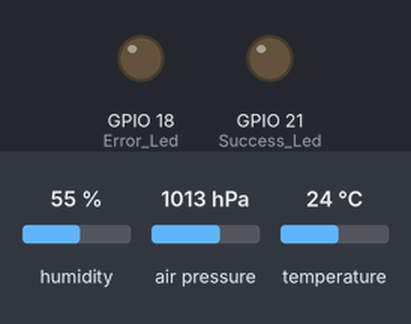
Recording of a program running on a simulated ESP32 board running MicroPython. Shown: output pins drawn as LEDs (lit = HIGH). The test bench sets the inputs (shaded band); at power-on: humidity 55 %, air pressure 1013 hPa, temperature 24 °C. WiFi joins after 1.5 s; the clock reads 2024-03-15 10:24:30 at power-on unless the program sets it; no MQTT or app messages arrive unless stated; library files of the repository ran but are not shown: bme280.py.

Above: at 0.1 s.
At 13.8 s:
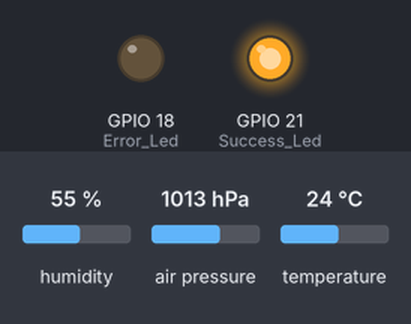
Timing chart, 0 to 16.3 s (numbered marks = the images above):
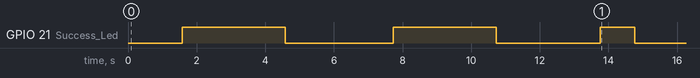

Measured:
- by itself, GPIO 21 (Success_Led): goes LOW 3.2 s, HIGH 3.0 s, LOW 3.0 s, HIGH 1.0 s, then LOW

The program:

main.py
```python
import ujson
from time import sleep, time
import sys
from machine import  Pin, I2C

import mqtt
import wifi
import bme280

Error_Led = Pin(18, Pin.OUT)
Success_Led = Pin(21, Pin.OUT)

i2c = I2C(0, scl=Pin(4), sda=Pin(2), freq=10000)
sensor = bme280.BME280(i2c=i2c)

last_sent_time = 0
sent_interval = 300 # 5mins


def main():
    global last_sent_time

    Success_Led.off()
    Error_Led.off()


    with open("env_vars.json") as file:
        config = ujson.load(file)

    # Tries to connect to wifi
    # Success - Green LED glows for 3 seconds
    # Failed - Red LED glows for 3 seconds then program stops executing
    try:
        is_connected = wifi.connect(
            config["ssid"],
            config["ssid_password"]
        )

        Success_Led.on()
        sleep(3)
        Success_Led.off()
        sleep(3)

    except OSError:
        Error_Led.on()
        sleep(3)
        Error_Led.off()
        sys.exit()

    # Create MQTT client
    # Success - Green glows for 3 seconds
    # Failed - Red LED glows for 3 seconds then program stops executing
    try:
        mqtt_client = mqtt.create_mqtt_client(
            config["mqtt_broker"],
            config["mqtt_port"],
            config["mqtt_username"],
            config["mqtt_password"]
        )

        mqtt_client.connect()

        Success_Led.on()
        sleep(3)
        Success_Led.off()
        sleep(3)

    except:
        Error_Led.on()
        sleep(3)
        Error_Led.off()
        sys.exit()

    # Wifi and MQTT are connected, now we have to read data from sensor and send it to esp32 each 5 mins
    while True:
        try:
            now = time()

            if now - last_sent_time >= sent_interval:
                data = sensor.read_compensated_data()
                payload = mqtt.build_message_payload(config["device_id"],  data[0]/100)
                mqtt_client.publish(config["mqtt_topic"] ,payload)
                last_sent_time = now
                Success_Led.on()
                sleep(1)
                Success_Led.off()
        except Exception as error:
             print(error)
             Error_Led.on()
             sleep(1)
             Error_Led.off()


main()
```

mqtt.py
```python
from umqtt.simple import MQTTClient
import time
import ujson

def create_mqtt_client(mqtt_broker, mqtt_port, mqtt_user, mqtt_password):
    client_id = b"temperature-device-1-"

    client = MQTTClient(
        client_id=client_id,
        server=mqtt_broker,
        port=mqtt_port,
        user=mqtt_user,
        password=mqtt_password,
        keepalive=350
    )

    return client

def iso_utc_now():
    t = time.gmtime()  # UTC time
    return "{:04d}-{:02d}-{:02d}T{:02d}:{:02d}:{:02d}Z".format(
        t[0], t[1], t[2],
        t[3], t[4], t[5]
    )

def build_message_payload(device_id, temperature):
    payload = {
        "deviceId": device_id,
        "data": {
            "temperature": temperature,
            "sentAt": iso_utc_now()
        }
    }
    return ujson.dumps(payload)
```

wifi.py
```python
from machine import idle
import network

def connect(ssid, ssid_password):
    wlan = network.WLAN()
    wlan.active(True)

    if not wlan.isconnected():
        wlan.connect(ssid, ssid_password)

        while not wlan.isconnected():
            idle()
    if wlan.isconnected():
        return  True
```
